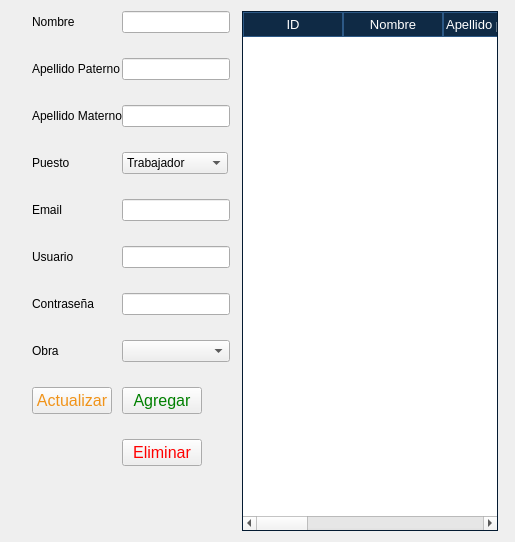
      <widget class="QWidget" name="page_Employe">
       <layout class="QGridLayout" name="gridLayout_3">
        <item row="0" column="0">
         <layout class="QHBoxLayout" name="horizontalLayout" stretch="0,2">
          <property name="spacing">
           <number>12</number>
          </property>
          <property name="sizeConstraint">
           <enum>QLayout::SetMaximumSize</enum>
          </property>
          <property name="leftMargin">
           <number>6</number>
          </property>
          <property name="rightMargin">
           <number>6</number>
          </property>
          <item>
           <layout class="QFormLayout" name="formLayout">
            <property name="sizeConstraint">
             <enum>QLayout::SetFixedSize</enum>
            </property>
            <property name="labelAlignment">
             <set>Qt::AlignJustify|Qt::AlignVCenter</set>
            </property>
            <property name="formAlignment">
             <set>Qt::AlignJustify|Qt::AlignVCenter</set>
            </property>
            <property name="horizontalSpacing">
             <number>0</number>
            </property>
            <property name="verticalSpacing">
             <number>25</number>
            </property>
            <property name="leftMargin">
             <number>15</number>
            </property>
            <item row="0" column="0">
             <widget class="QLabel" name="label_5">
              <property name="text">
               <string>Nombre</string>
              </property>
             </widget>
            </item>
            <item row="0" column="1">
             <widget class="QLineEdit" name="employeeName">
              <property name="sizePolicy">
               <sizepolicy hsizetype="Fixed" vsizetype="Fixed">
                <horstretch>150</horstretch>
                <verstretch>0</verstretch>
               </sizepolicy>
              </property>
             </widget>
            </item>
            <item row="1" column="0">
             <widget class="QLabel" name="label_6">
              <property name="text">
               <string>Apellido Paterno</string>
              </property>
             </widget>
            </item>
            <item row="1" column="1">
             <widget class="QLineEdit" name="employeePaternalLastName">
              <property name="sizePolicy">
               <sizepolicy hsizetype="Fixed" vsizetype="Fixed">
                <horstretch>0</horstretch>
                <verstretch>0</verstretch>
               </sizepolicy>
              </property>
             </widget>
            </item>
            <item row="2" column="0">
             <widget class="QLabel" name="label_7">
              <property name="text">
               <string>Apellido Materno</string>
              </property>
             </widget>
            </item>
            <item row="2" column="1">
             <widget class="QLineEdit" name="employeeMaternalLastName">
              <property name="sizePolicy">
               <sizepolicy hsizetype="Fixed" vsizetype="Fixed">
                <horstretch>0</horstretch>
                <verstretch>0</verstretch>
               </sizepolicy>
              </property>
             </widget>
            </item>
            <item row="3" column="0">
             <widget class="QLabel" name="label_8">
              <property name="text">
               <string>Puesto</string>
              </property>
             </widget>
            </item>
            <item row="3" column="1">
             <widget class="QComboBox" name="employeePosition">
              <property name="sizePolicy">
               <sizepolicy hsizetype="Fixed" vsizetype="Fixed">
                <horstretch>0</horstretch>
                <verstretch>0</verstretch>
               </sizepolicy>
              </property>
              <item>
               <property name="text">
                <string>Trabajador</string>
               </property>
              </item>
              <item>
               <property name="text">
                <string>Administrador</string>
               </property>
              </item>
             </widget>
            </item>
            <item row="4" column="0">
             <widget class="QLabel" name="label_9">
              <property name="text">
               <string>Email</string>
              </property>
             </widget>
            </item>
            <item row="4" column="1">
             <widget class="QLineEdit" name="employeeMail">
              <property name="sizePolicy">
               <sizepolicy hsizetype="Fixed" vsizetype="Fixed">
                <horstretch>100</horstretch>
                <verstretch>0</verstretch>
               </sizepolicy>
              </property>
             </widget>
            </item>
            <item row="5" column="0">
             <widget class="QLabel" name="label_10">
              <property name="text">
               <string>Usuario</string>
              </property>
             </widget>
            </item>
            <item row="5" column="1">
             <widget class="QLineEdit" name="employeeUsername">
              <property name="sizePolicy">
               <sizepolicy hsizetype="Fixed" vsizetype="Fixed">
                <horstretch>0</horstretch>
                <verstretch>0</verstretch>
               </sizepolicy>
              </property>
             </widget>
            </item>
            <item row="6" column="0">
             <widget class="QLabel" name="label_11">
              <property name="text">
               <string>Contraseña</string>
              </property>
             </widget>
            </item>
            <item row="6" column="1">
             <widget class="QLineEdit" name="employeePassword">
              <property name="sizePolicy">
               <sizepolicy hsizetype="Fixed" vsizetype="Fixed">
                <horstretch>0</horstretch>
                <verstretch>0</verstretch>
               </sizepolicy>
              </property>
             </widget>
            </item>
            <item row="8" column="0">
             <widget class="QPushButton" name="updateEmployee">
              <property name="font">
               <font>
                <pointsize>12</pointsize>
               </font>
              </property>
              <property name="cursor">
               <cursorShape>PointingHandCursor</cursorShape>
              </property>
              <property name="styleSheet">
               <string notr="true">QPushButton {
	color: #F09319;
}</string>
              </property>
              <property name="text">
               <string>Actualizar</string>
              </property>
             </widget>
            </item>
            <item row="8" column="1">
             <widget class="QPushButton" name="addEmployee">
              <property name="sizePolicy">
               <sizepolicy hsizetype="Fixed" vsizetype="Fixed">
                <horstretch>0</horstretch>
                <verstretch>0</verstretch>
               </sizepolicy>
              </property>
              <property name="font">
               <font>
                <pointsize>12</pointsize>
               </font>
              </property>
              <property name="cursor">
               <cursorShape>PointingHandCursor</cursorShape>
              </property>
              <property name="styleSheet">
               <string notr="true">QPushButton {
	color: green;
}</string>
              </property>
              <property name="text">
               <string>Agregar</string>
              </property>
             </widget>
            </item>
            <item row="9" column="1">
             <widget class="QPushButton" name="deleteEmployee">
              <property name="sizePolicy">
               <sizepolicy hsizetype="Fixed" vsizetype="Fixed">
                <horstretch>0</horstretch>
                <verstretch>0</verstretch>
               </sizepolicy>
              </property>
              <property name="font">
               <font>
                <pointsize>12</pointsize>
               </font>
              </property>
              <property name="cursor">
               <cursorShape>PointingHandCursor</cursorShape>
              </property>
              <property name="styleSheet">
               <string notr="true">QPushButton {
	color: red;
}</string>
              </property>
              <property name="text">
               <string>Eliminar</string>
              </property>
             </widget>
            </item>
            <item row="7" column="0">
             <widget class="QLabel" name="label_12">
              <property name="text">
               <string>Obra</string>
              </property>
             </widget>
            </item>
            <item row="10" column="1">
             <spacer name="verticalSpacer_3">
              <property name="orientation">
               <enum>Qt::Vertical</enum>
              </property>
              <property name="sizeHint" stdset="0">
               <size>
                <width>20</width>
                <height>40</height>
               </size>
              </property>
             </spacer>
            </item>
            <item row="7" column="1">
             <widget class="QComboBox" name="employeeBuilding"/>
            </item>
           </layout>
          </item>
          <item>
           <widget class="QTableWidget" name="employeeTable">
            <property name="font">
             <font>
              <pointsize>10</pointsize>
             </font>
            </property>
            <property name="styleSheet">
             <string notr="true">    QHeaderView::section {
        background-color: #0F2A45;   /* Fondo del encabezado */
        color: white;                /* Color del texto */
        border: 1px solid #2D5986;   /* Bordes del encabezado */
		padding: 2px;
    }

    QTableWidget::item {
        border: 1px solid #2D5986;   /* Bordes de las celdas */
        padding: 2px;                /* Espaciado dentro de las celdas */
    }

	QTableWidget::item:alternate{
	    background-color: #0B4B6C;
	}

    QTableWidget::item:selected {
		color: black; /*Color del texto*/
        background-color: #82ABD5;   /* Fondo cuando se selecciona */
    }

    QTableWidget {
        border: 1px solid #031A31;   /* Bordes de la tabla */
    }

    QScrollBar:vertical {
        background: #000000;
        width: 16px;
    }
    
    QScrollBar::handle:vertical {
        background: #00796b;
        min-height: 20px;
	}</string>
            </property>
            <property name="editTriggers">
             <set>QAbstractItemView::NoEditTriggers</set>
            </property>
            <property name="alternatingRowColors">
             <bool>true</bool>
            </property>
            <property name="selectionMode">
             <enum>QAbstractItemView::SingleSelection</enum>
            </property>
            <property name="selectionBehavior">
             <enum>QAbstractItemView::SelectRows</enum>
            </property>
            <property name="textElideMode">
             <enum>Qt::ElideRight</enum>
            </property>
            <property name="showGrid">
             <bool>true</bool>
            </property>
            <property name="sortingEnabled">
             <bool>true</bool>
            </property>
            <attribute name="verticalHeaderVisible">
             <bool>false</bool>
            </attribute>
            <column>
             <property name="text">
              <string>ID</string>
             </property>
            </column>
            <column>
             <property name="text">
              <string>Nombre</string>
             </property>
            </column>
            <column>
             <property name="text">
              <string>Apellido paterno</string>
             </property>
            </column>
            <column>
             <property name="text">
              <string>Apellido materno</string>
             </property>
            </column>
            <column>
             <property name="text">
              <string>Email</string>
             </property>
            </column>
            <column>
             <property name="text">
              <string>Puesto</string>
             </property>
            </column>
            <column>
             <property name="text">
              <string>Usuario</string>
             </property>
            </column>
            <column>
             <property name="text">
              <string>Contraseña</string>
             </property>
            </column>
            <column>
             <property name="text">
              <string>Obra</string>
             </property>
            </column>
           </widget>
          </item>
         </layout>
        </item>
       </layout>
      </widget>
